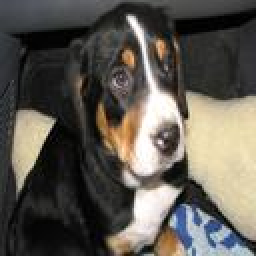
#> input picture Cropped/n02107574-Greater_Swiss_Mountain_dog/n02107574_1415-0.jpg, 128 x 128 px (shown 2 times larger)
$ jupyter execute --allow-errors FRU_hw_1.ipynb   (older library calls are emulated)
#> lines starting #> are read from the running program, lines starting #| are printed output that depends on the picture
# Name: Fru Nkimbeng Christian
### Banner id: 916-463-968
### Data Preparation and Understanding
### Programming Assignment 1

## Q2

[cell 1]
import os
from PIL import Image
import numpy as np
from pathlib import Path
from skimage import filters, exposure, color, io
from sklearn.metrics import pairwise_distances
import json
import pandas as pd
from sklearn.feature_extraction.text import CountVectorizer, TfidfVectorizer
from sklearn.decomposition import PCA
import matplotlib.pyplot as plt
import matplotlib.image as mpimg
import xml.etree.ElementTree as ET
import seaborn as sns
import warnings
warnings.filterwarnings("ignore")

[cell 2]
images_dir = Path('/Users/apple/Downloads/data_mining/Images')
annotation_dir = Path('/Users/apple/Downloads/data_mining/Annotation')

[cell 3]
def list_directories(path):
    try:
        # List all directories inside the specified path
        directories = [d for d in os.listdir(path) if os.path.isdir(os.path.join(path, d))]
        return directories
    except FileNotFoundError:
        return "The specified path does not exist."
    except Exception as e:
        return f"An error occurred: {e}"

[cell 4]
images_subdir = list_directories(images_dir)
annotation_subdir = list_directories(annotation_dir)

[cell 5]
print("Directories in images folder:", images_subdir)
print("\nDirectories in annotations folder:", annotation_subdir)

### Cropping and Resize Images in  4 classes and resizing each image to a 128×128 pixel image

[cell 6]
# Function to get bounding boxes from annotations
def get_bounding_boxes(annot_path):
    tree = ET.parse(annot_path)
    root = tree.getroot()
    objects = root.findall('object')
    bbox = []
    for o in objects:
        bndbox = o.find('bndbox')
        xmin = int(bndbox.find('xmin').text)
        ymin = int(bndbox.find('ymin').text)
        xmax = int(bndbox.find('xmax').text)
        ymax = int(bndbox.find('ymax').text)
        bbox.append((xmin, ymin, xmax, ymax))
    return bbox

#> (a cell that did not finish here is left out)

### b. Histogram Equalisation (image intensity Normalisation chooseing 1 images from each class)

[cell 8]
cropped_dir = Path('./cropped')

[cell 9]
# Manually selected images (as requested)
selected_images = {
    "n02102318-cocker_spaniel": ["/Users/apple/Downloads/data_mining/Cropped/n02102318-cocker_spaniel/n02102318_8406-0.jpg"],
    "n02106382-Bouvier_des_Flandres": ["/Users/apple/Downloads/data_mining/Cropped/n02106382-Bouvier_des_Flandres/n02106382_1381-0.jpg"],
    "n02107574-Greater_Swiss_Mountain_dog": ["/Users/apple/Downloads/data_mining/Cropped/n02107574-Greater_Swiss_Mountain_dog/n02107574_1415-0.jpg"],
    "n02105056-groenendael": ["/Users/apple/Downloads/data_mining/Cropped/n02105056-groenendael/n02105056_4846-0.jpg"]
}

[cell 10]
# Store selected images from class
selected_images = {}

for subdir in cropped_dir.iterdir():
    if subdir.is_dir():
        # List all files in the subdirectory
        images_files = list(subdir.glob('*.jpg'))

        # Choose 1 image
        if len(images_files) >= 1:
            selected_images[subdir.name] = images_files[:1]  # Select the first image
        else:
            print(f"Warning: Less than 1 image found {subdir.name}")

[cell 11]
# print selected images
for class_name, images in selected_images.items():
    print(f"Class: {class_name}")
    for img in images:
        print(img)
    print('' * 30)

[cell 12]
# Function to display color and grayscale images side by side
def display_images(image_path):
    img = Image.open(image_path)
#> img is the input picture: PIL image 128x128 RGB; mean R, G, B 93.5, 89.2, 81.6
    gray_img = img.convert('L')
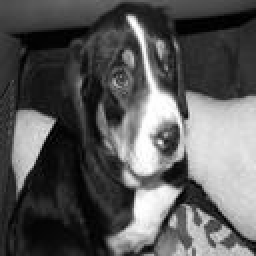
#> gray_img: PIL image 128x128 L (shown 2 times larger); min 0, max 255, mean 89.6

    # Create a figure for displaying side by side
    fig, ax = plt.subplots(1, 2, figsize=(10, 5))
    fig.suptitle(f'{class_name} -Color and Grayscale Comparison', fontsize=16)

    # Display color image
    ax[0].imshow(img)
    ax[0].set_title('Colored')
    ax[0].axis('off')

    # Display grayscale image
    ax[1].imshow(gray_img, cmap='gray')
    ax[1].set_title('Grayscale')
    ax[1].axis('off')

    plt.show()
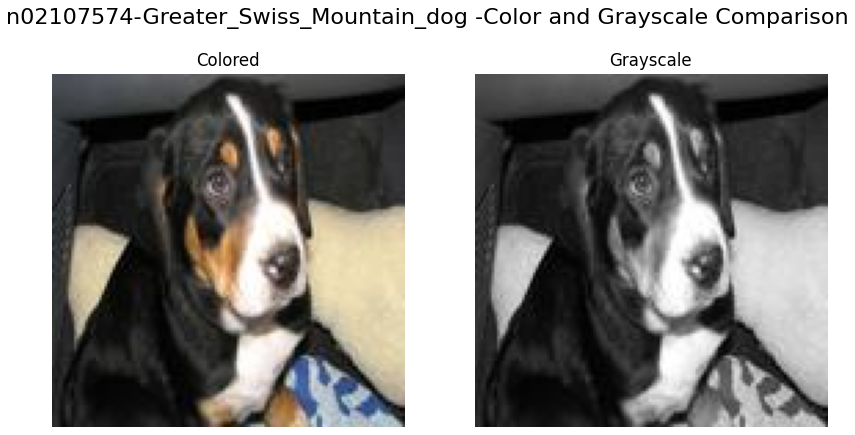
#> figure drawn by matplotlib, 2 panels

[cell 13]
# Iterate over selected images and display them
for class_name, images in selected_images.items():
    for img_path in images:
        display_images(img_path)  # Display color and grayscale images side by side

### Calculating the angle of the edge gradient

[cell 14]
# Function to calculate the angle of the edge gradient
def angle(dx, dy):
    """Calculate the angles between horizontal and vertical operators."""
    return np.mod(np.arctan2(dy, dx), np.pi)  # Return angle in radians

[cell 15]
# Function to process and display the edge histogram for each image
def process_image_for_histogram(image_path):
    # Open the image and convert to grayscale
    img = Image.open(image_path).convert('L')
    img_np = np.array(img)  # Convert to NumPy array for processing

    # Calculating Sobel horizontal and vertical gradients
    sobel_h = filters.sobel_h(img_np)
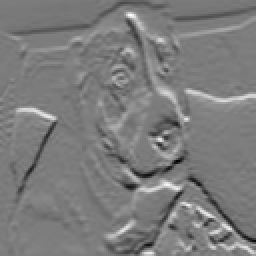
#> sobel_h: shape (128, 128) float64 (shown 2 times larger); min -0.586, max 0.615, mean 0.000428; drawn with min black and max white
    sobel_v = filters.sobel_v(img_np)
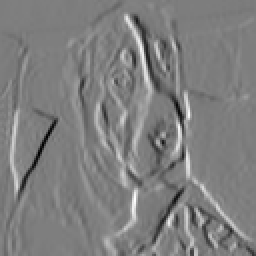
#> sobel_v: shape (128, 128) float64 (shown 2 times larger); min -0.762, max 0.779, mean 0.00516; drawn with min black and max white

    # Calculating the gradient angle at each pixel
    angle_sobel = angle(sobel_h, sobel_v)
#> in angle, `return np.mod(np.arctan2(dy, dx), np.pi)`:
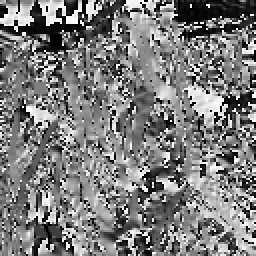
#> returned value: shape (128, 128) float64 (shown 2 times larger); min 0, max 3.14, mean 1.54; drawn with min black and max white

    # Compute the histogram with 36 bins for the gradient angles
    hist, hist_centers = exposure.histogram(angle_sobel, nbins=36)
#> hist = 36 values, max 727 at index 0, min 283 at index 8, mean 455.1; hist_centers = 36 values from 0.0436 to 3.1

    # Plotting the image and its corresponding edge histogram
    fig, ax = plt.subplots(1, 2, figsize=(12, 5))

    # Plotting the grayscale image
    ax[0].imshow(img, cmap='gray')
    ax[0].set_title(f"Grayscale Image: {image_path.name}")
    ax[0].axis('off')

    # Plot the edge angle histogram
    ax[1].bar(hist_centers, hist, width=np.diff(hist_centers)[0])
    ax[1].set_title(f"Edge Angle Histogram for: {image_path.name}")
    ax[1].set_xlabel("Bins")
    ax[1].set_ylabel("Pixel Count")

    plt.tight_layout()
    plt.show()
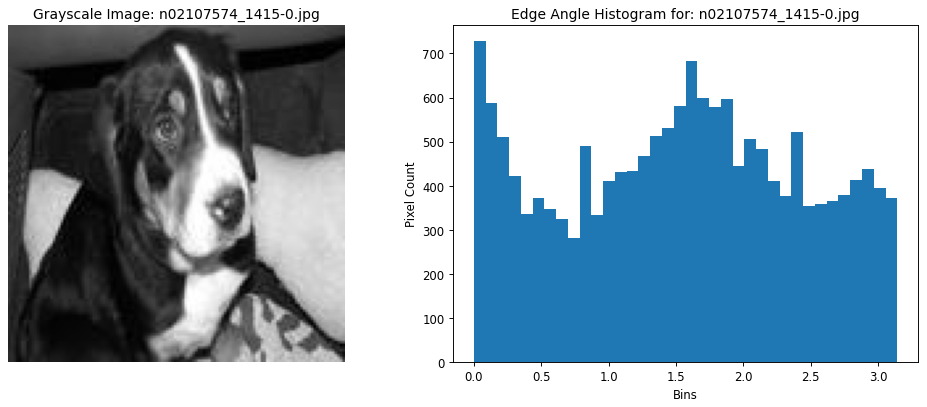
#> figure drawn by matplotlib, 2 panels; panel 2: tallest bar 727 high, from x = 6.94e-18 to 0.0873

[cell 16]
# Iterate over selected images and plot the edge histograms
for class_name, images in selected_images.items():
    for img_path in images:
        process_image_for_histogram(img_path)  # Process and plot histogram

### Computing distances between two histograms

[cell 17]
# Function to compute distances between two histograms
# [14 lines left out: function compare_histograms, not called in this run]

[cell 18]
# Function to process and return the edge histogram for comparison
# [13 lines left out: function get_edge_histogram, not called in this run]

[cell 19]
# Function to display two images and their histograms
# [30 lines left out: function display_images_with_histograms, not called in this run]

### Picking 2 edge histograms from the 4 constructed and Perform histogram comparison using the metrics/measures.

#> (a cell that did not finish here is left out)

### (c) Histogram of Oriented Gradient (HOG) feature descriptor

[cell 21]
from skimage.feature import hog

# Function to compute and visualize HOG descriptors
# [27 lines left out: function compute_and_visualize_hog, not called in this run]

# Select an image from the dataset
#> (the rest of this cell did not finish here and is left out)

### (d) Dimensionality reduction (using Principal Component Analysis, PCA)

[cell 22]
from sklearn.decomposition import PCA
from skimage import io, feature

# Define the base path for the images
base_path = '/Users/apple/Downloads/data_mining/Images'

# Function to calculate edge histogram
def calculate_edge_histogram(image):
    edges = feature.canny(image, sigma=1.0)  # Calculate edges using Canny edge detector
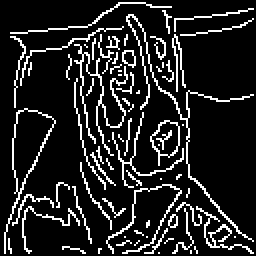
#> edges: shape (128, 128) bool (shown 2 times larger); 13.5% white in thin lines or dots
    histogram, _ = np.histogram(edges, bins=36, range=(0, 1))  # Create histogram with 36 bins
#> histogram = 36 values, max 14177 at index 0, min 0 at index 1, mean 455.1
    return histogram

edge_histograms = []

# Read images and calculate edge histograms
for label, image_paths in selected_images.items():
    for image_path in image_paths:
        img = io.imread(image_path, as_gray=True)  # Load the image as grayscale
        hist = calculate_edge_histogram(img)  # Calculate edge histogram
#> hist has the same summary as histogram in calculate_edge_histogram
        edge_histograms.append(hist)

# Convert list of histograms to a numpy array for PCA
edge_histograms = np.array(edge_histograms)

# Perform PCA to reduce dimensionality from 36 to 2
pca = PCA(n_components=2)
#> (the rest of this cell did not finish here and is left out)
